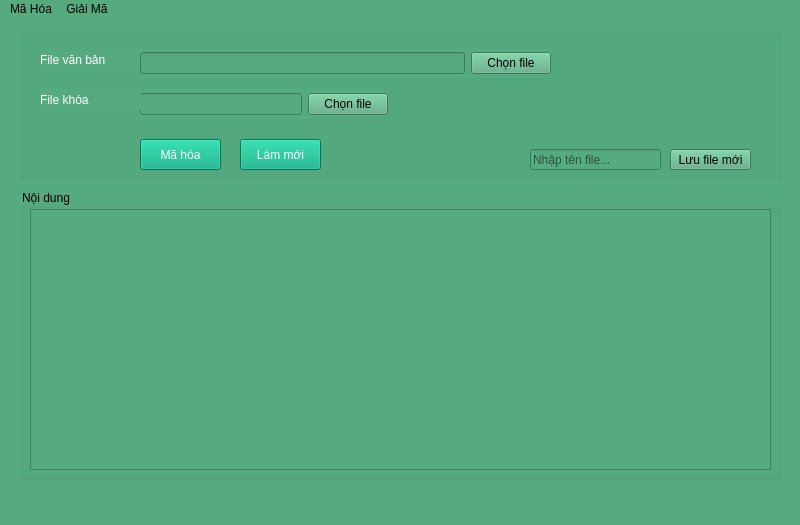
<?xml version="1.0" encoding="UTF-8"?>
<ui version="4.0">
 <class>MainWindow</class>
 <widget class="QMainWindow" name="MainWindow">
  <property name="geometry">
   <rect>
    <x>0</x>
    <y>0</y>
    <width>800</width>
    <height>525</height>
   </rect>
  </property>
  <property name="font">
   <font>
    <pointsize>12</pointsize>
    <weight>50</weight>
    <bold>false</bold>
   </font>
  </property>
  <property name="windowTitle">
   <string>Mã Hóa RSA</string>
  </property>
  <property name="styleSheet">
   <string notr="true">background-color: rgb(85, 170, 127);</string>
  </property>
  <property name="iconSize">
   <size>
    <width>24</width>
    <height>24</height>
   </size>
  </property>
  <widget class="QWidget" name="centralwidget">
   <widget class="QGroupBox" name="groupBox">
    <property name="geometry">
     <rect>
      <x>20</x>
      <y>10</y>
      <width>761</width>
      <height>151</height>
     </rect>
    </property>
    <property name="styleSheet">
     <string notr="true">color: rgb(85, 170, 255);</string>
    </property>
    <property name="title">
     <string/>
    </property>
    <widget class="QLabel" name="label_3">
     <property name="geometry">
      <rect>
       <x>20</x>
       <y>20</y>
       <width>101</width>
       <height>21</height>
      </rect>
     </property>
     <property name="styleSheet">
      <string notr="true">color: rgb(255, 255, 255);
font: 12pt &quot;MS Shell Dlg 2&quot;;</string>
     </property>
     <property name="text">
      <string>File văn bản</string>
     </property>
    </widget>
    <widget class="QWidget" name="layoutWidget">
     <property name="geometry">
      <rect>
       <x>120</x>
       <y>19</y>
       <width>411</width>
       <height>30</height>
      </rect>
     </property>
     <layout class="QHBoxLayout" name="horizontalLayout">
      <item>
       <widget class="QLineEdit" name="lE_FileIn">
        <property name="styleSheet">
         <string notr="true">color: rgb(0, 0, 0);</string>
        </property>
       </widget>
      </item>
      <item>
       <widget class="QPushButton" name="pB_ChooseFileIn">
        <property name="styleSheet">
         <string notr="true">color: rgb(0, 0, 0);</string>
        </property>
        <property name="text">
         <string>Chọn file</string>
        </property>
       </widget>
      </item>
     </layout>
    </widget>
    <widget class="QWidget" name="layoutWidget">
     <property name="geometry">
      <rect>
       <x>120</x>
       <y>60</y>
       <width>248</width>
       <height>30</height>
      </rect>
     </property>
     <layout class="QHBoxLayout" name="horizontalLayout_2">
      <item>
       <widget class="QLineEdit" name="lE_FileKey">
        <property name="styleSheet">
         <string notr="true">color: rgb(0, 0, 0);</string>
        </property>
       </widget>
      </item>
      <item>
       <widget class="QPushButton" name="pB_ChooseFileKey">
        <property name="styleSheet">
         <string notr="true">color: rgb(0, 0, 0);</string>
        </property>
        <property name="text">
         <string>Chọn file</string>
        </property>
       </widget>
      </item>
     </layout>
    </widget>
    <widget class="QLabel" name="label_2">
     <property name="geometry">
      <rect>
       <x>20</x>
       <y>60</y>
       <width>101</width>
       <height>21</height>
      </rect>
     </property>
     <property name="styleSheet">
      <string notr="true">color: rgb(255, 255, 255);
font: 12pt &quot;MS Shell Dlg 2&quot;;</string>
     </property>
     <property name="text">
      <string>File khóa</string>
     </property>
    </widget>
    <widget class="QPushButton" name="pB_Encrypt">
     <property name="geometry">
      <rect>
       <x>120</x>
       <y>110</y>
       <width>81</width>
       <height>31</height>
      </rect>
     </property>
     <property name="styleSheet">
      <string notr="true">background-color: rgb(0, 170, 127);
color: rgb(255, 255, 255);</string>
     </property>
     <property name="text">
      <string>Mã hóa</string>
     </property>
    </widget>
    <widget class="QPushButton" name="pB_Refresh">
     <property name="geometry">
      <rect>
       <x>220</x>
       <y>110</y>
       <width>81</width>
       <height>31</height>
      </rect>
     </property>
     <property name="styleSheet">
      <string notr="true">background-color: rgb(0, 170, 127);
color: rgb(255, 255, 255);</string>
     </property>
     <property name="text">
      <string>Làm mới</string>
     </property>
    </widget>
    <widget class="QPushButton" name="pB_FileOut">
     <property name="geometry">
      <rect>
       <x>650</x>
       <y>120</y>
       <width>81</width>
       <height>21</height>
      </rect>
     </property>
     <property name="styleSheet">
      <string notr="true">color: rgb(0, 0, 0);
background-color: rgb(85, 170, 127);</string>
     </property>
     <property name="text">
      <string>Lưu file mới</string>
     </property>
    </widget>
    <widget class="QLineEdit" name="lE_FileOut">
     <property name="geometry">
      <rect>
       <x>510</x>
       <y>120</y>
       <width>131</width>
       <height>21</height>
      </rect>
     </property>
     <property name="styleSheet">
      <string notr="true">color: rgb(0, 0, 0);</string>
     </property>
     <property name="text">
      <string/>
     </property>
     <property name="placeholderText">
      <string>Nhập tên file...</string>
     </property>
    </widget>
   </widget>
   <widget class="QGroupBox" name="groupBox_2">
    <property name="geometry">
     <rect>
      <x>20</x>
      <y>170</y>
      <width>761</width>
      <height>291</height>
     </rect>
    </property>
    <property name="title">
     <string>Nội dung</string>
    </property>
    <widget class="QTextBrowser" name="tB_Content">
     <property name="geometry">
      <rect>
       <x>10</x>
       <y>20</y>
       <width>741</width>
       <height>261</height>
      </rect>
     </property>
    </widget>
   </widget>
  </widget>
  <widget class="QMenuBar" name="menubar">
   <property name="geometry">
    <rect>
     <x>0</x>
     <y>0</y>
     <width>800</width>
     <height>22</height>
    </rect>
   </property>
   <widget class="QMenu" name="menuM_H_a">
    <property name="title">
     <string>Mã Hóa</string>
    </property>
    <widget class="QMenu" name="menuRSA">
     <property name="title">
      <string>RSA</string>
     </property>
     <addaction name="ac_MH_TaoKhoa"/>
     <addaction name="separator"/>
     <addaction name="ac_MH_RSA_2"/>
    </widget>
    <addaction name="ac_MH_SDES"/>
    <addaction name="separator"/>
    <addaction name="ac_MH_Belasco"/>
    <addaction name="separator"/>
    <addaction name="ac_MH_ChuyenVi"/>
    <addaction name="separator"/>
    <addaction name="ac_MH_Vigenere"/>
    <addaction name="separator"/>
    <addaction name="menuRSA"/>
   </widget>
   <widget class="QMenu" name="menuGi_i_M">
    <property name="title">
     <string>Giải Mã</string>
    </property>
    <widget class="QMenu" name="menuRSA_2">
     <property name="title">
      <string>RSA</string>
     </property>
     <addaction name="ac_GM_TaoKhoa"/>
     <addaction name="separator"/>
     <addaction name="ac_GM_RSA_2"/>
    </widget>
    <addaction name="ac_GM_SDES"/>
    <addaction name="separator"/>
    <addaction name="ac_GM_Belasco"/>
    <addaction name="separator"/>
    <addaction name="ac_GM_ChuyenVi"/>
    <addaction name="separator"/>
    <addaction name="ac_GM_Vigenre"/>
    <addaction name="separator"/>
    <addaction name="menuRSA_2"/>
   </widget>
   <addaction name="menuM_H_a"/>
   <addaction name="menuGi_i_M"/>
  </widget>
  <widget class="QStatusBar" name="statusbar"/>
  <action name="ac_MH_RSA">
   <property name="text">
    <string>RSA</string>
   </property>
  </action>
  <action name="ac_MH_SDES">
   <property name="text">
    <string>SDES</string>
   </property>
  </action>
  <action name="ac_MH_Belasco">
   <property name="text">
    <string>Belasco</string>
   </property>
  </action>
  <action name="ac_MH_ChuyenVi">
   <property name="text">
    <string>Chuyển vị</string>
   </property>
  </action>
  <action name="ac_GM_RSA">
   <property name="text">
    <string>RSA</string>
   </property>
  </action>
  <action name="ac_GM_SDES">
   <property name="text">
    <string>SDES</string>
   </property>
  </action>
  <action name="ac_GM_Belasco">
   <property name="text">
    <string>Belasco</string>
   </property>
  </action>
  <action name="ac_GM_ChuyenVi">
   <property name="text">
    <string>Chuyển vị</string>
   </property>
  </action>
  <action name="ac_MH_Vigenere">
   <property name="text">
    <string>Vigenere</string>
   </property>
  </action>
  <action name="ac_GM_Vigenre">
   <property name="text">
    <string>Vigenere</string>
   </property>
  </action>
  <action name="ac_MH_TaoKhoa">
   <property name="text">
    <string>Tạo khóa</string>
   </property>
  </action>
  <action name="ac_MH_RSA_2">
   <property name="text">
    <string>Mã hóa</string>
   </property>
  </action>
  <action name="ac_GM_TaoKhoa">
   <property name="text">
    <string>Tạo Khóa</string>
   </property>
  </action>
  <action name="ac_GM_RSA_2">
   <property name="text">
    <string>Giải Mã</string>
   </property>
  </action>
 </widget>
 <resources/>
 <connections/>
</ui>
